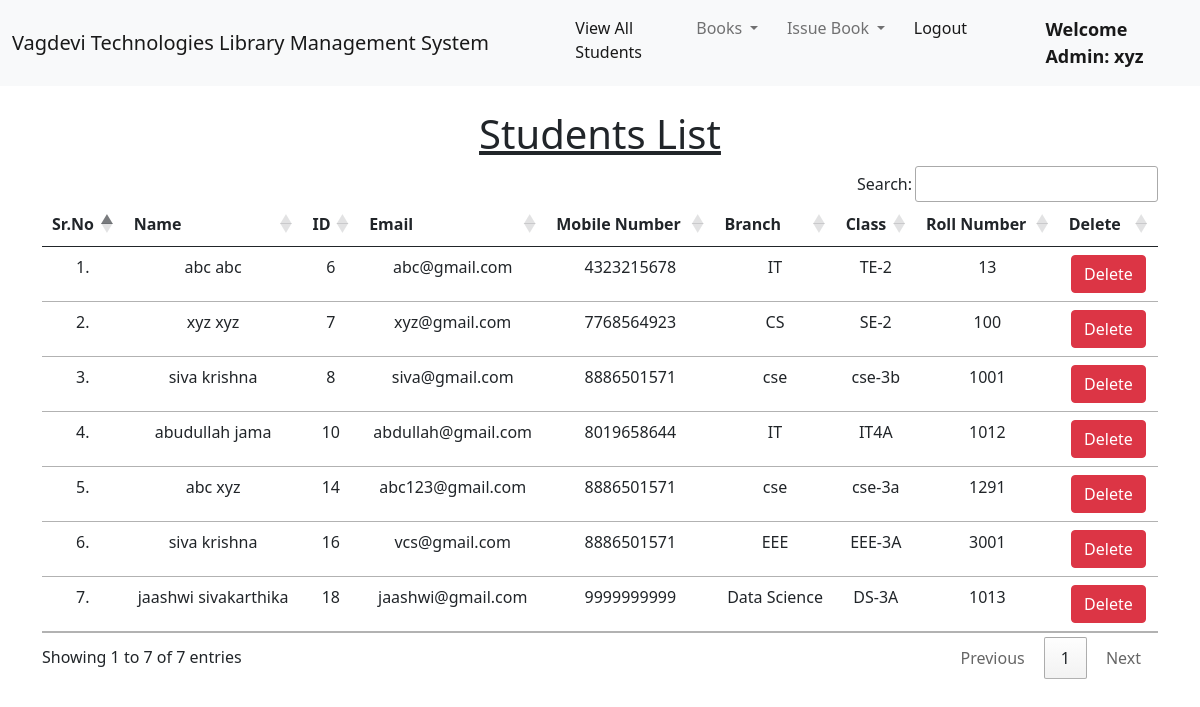
/view_students/ (signed in), run on the app's committed database.
### library/models.py (models this page shows, shortened)
class Student(models.Model):
    user = models.OneToOneField(User, on_delete=models.CASCADE)
    classroom = models.CharField(max_length=10)
    branch = models.CharField(max_length=10)
    roll_no = models.CharField(max_length=3, blank=True)
    phone = models.CharField(max_length=10, blank=True)
    image = models.ImageField(upload_to="", blank=True)

### library/views.py (the view)
# urls.py: path("view_students/", views.view_students, name="view_students"),
@login_required(login_url = '/admin_login')
def view_students(request):
    students = Student.objects.all()
    return render(request, "view_students.html", {'students':students})

### library/templates/view_students.html (shortened to what this page needs)
{% extends 'admin_navbar.html' %}
{% load static %}
{% block body %}
<div class="container mt-4">
    <h1 class="text-center"><u>Students List</u></h1>
    <table class="table table-hover" id="example">
        <thead>
            <tr class="text-center">
                <th>Sr.No</th>
                <th>Name</th>
                <th>ID</th>
                <th>Email</th>
                <th>Mobile Number</th>
                <th>Branch</th>
                <th>Class</th>
                <th>Roll Number</th>
                <th>Delete</th>
            </tr>
        </thead>
        <tbody>
            {% for student in students %}
            <tr class="text-center">
                <td>{{forloop.counter}}.</td>
                <td>{{student.user.get_full_name}}</td>
                <td>{{student.user.id}}</td>
                <td>{{student.user.email}}</td>
                <td>{{student.phone}}</td>
                <td>{{student.branch}}</td>
                <td>{{student.classroom}}</td>
                <td>{{student.roll_no}}</td>
                <td><a href="/delete_student/{{student.id}}/" class="btn btn-danger" onclick="return confirm('Are you sure you want to delete this student?')">Delete</a></td>
            </tr>
            {% endfor %}
        </tbody>
    </table>
    </div>
{% endblock %}

### library/templates/admin_navbar.html (shortened to what this page needs)
<!doctype html>
<html lang="en">
  <head>
    <link href="https://cdn.jsdelivr.net/npm/bootstrap@5.1.0/dist/css/bootstrap.min.css" rel="stylesheet">
    <link rel="stylesheet" href="https://cdn.datatables.net/1.10.25/css/jquery.dataTables.min.css">
    <link rel="stylesheet" href="https://cdn.datatables.net/buttons/1.7.1/css/buttons.dataTables.min.css">
  </head>
  <body>
    <nav class="navbar navbar-expand-lg navbar-light bg-light">
        <div class="container-fluid">
          <a class="navbar-brand" href="#">Vagdevi Technologies Library Management System</a>
          <div class="collapse navbar-collapse" id="navbarSupportedContent">
            <ul class="navbar-nav me-auto mb-2 mb-lg-0">
              <li class="nav-item">
                <a class="nav-link active" aria-current="page" href="/view_students/">View All Students</a>
              </li>
              <li class="nav-item dropdown">
                <a class="nav-link dropdown-toggle" href="#" id="navbarDropdown" role="button" data-bs-toggle="dropdown" aria-expanded="false">
                  Books
                </a>
              </li>
              <li class="nav-item dropdown">
                <a class="nav-link dropdown-toggle" href="#" id="navbarDropdown" role="button" data-bs-toggle="dropdown" aria-expanded="false">
                  Issue Book
                </a>
              </li>
              <li class="nav-item">
                <a class="nav-link active" aria-current="page" href="/logout/">Logout</a>
              </li>
              <li class="nav-item">
                <a style="font-weight:600; font-family:'Segoe UI', Tahoma, Geneva, Verdana, sans-serif; font-size: large;" class="nav-link active" href="#">Welcome Admin: {{request.user}}</a>
              </li>
            </ul>
          </div>
        </div>
      </nav>
      {% block body %}
      {% endblock %}
  </body>
</html>

### data on the page
Student: user.get_full_name "abc abc", user.id "6", user.email "abc@gmail.com", phone "4323215678", branch "IT", classroom "TE-2", roll_no "13"
Student: user.get_full_name "xyz xyz", user.id "7", user.email "xyz@gmail.com", phone "7768564923", branch "CS", classroom "SE-2", roll_no "100"
Student: user.get_full_name "siva krishna", user.id "8", user.email "siva@gmail.com", phone "8886501571", branch "cse", classroom "cse-3b", roll_no "1001"
Student: user.get_full_name "abudullah jama", user.id "10", user.email "abdullah@gmail.com", phone "8019658644", branch "IT", classroom "IT4A", roll_no "1012"
Student: user.get_full_name "abc xyz", user.id "14", user.email "abc123@gmail.com", phone "8886501571", branch "cse", classroom "cse-3a", roll_no "1291"
Student: user.get_full_name "siva krishna", user.id "16", user.email "vcs@gmail.com", phone "8886501571", branch "EEE", classroom "EEE-3A", roll_no "3001"
Student: user.get_full_name "jaashwi sivakarthika", user.id "18", user.email "jaashwi@gmail.com", phone "9999999999", branch "Data Science", classroom "DS-3A", roll_no "1013"

### other printed values
{{ request.user }} "xyz"
